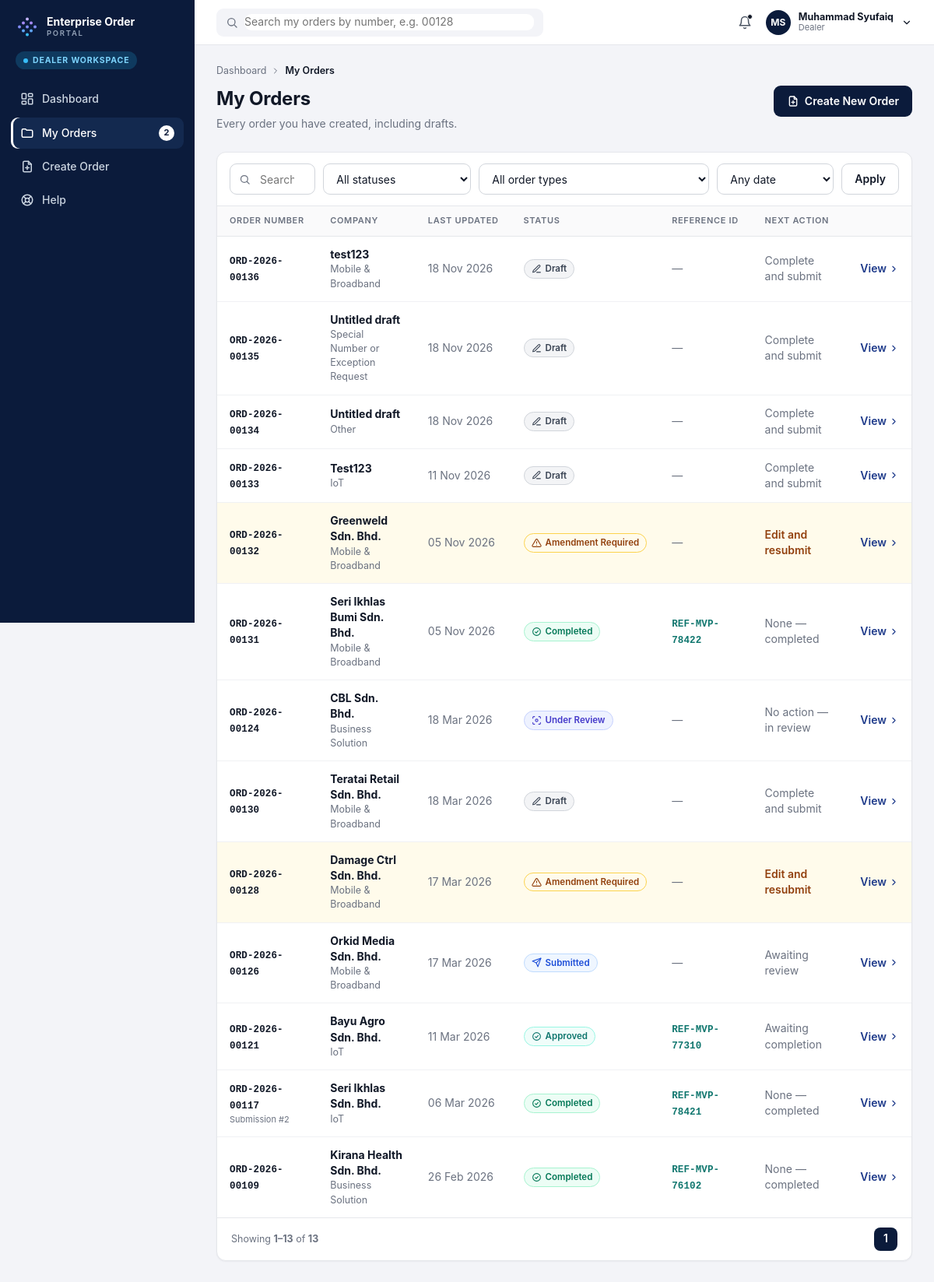
The page /dealer/orders (signed in) on the database its author committed.
### tables this page shows
CREATE TABLE users (
    id      INTEGER PRIMARY KEY AUTOINCREMENT,
    name    TEXT NOT NULL,
    short_name TEXT NOT NULL,          -- how we greet them: 'Syufaiq'
    email   TEXT NOT NULL UNIQUE,
    role    TEXT NOT NULL,            -- 'dealer', 'processor' or 'admin'
    team    TEXT,
    region  TEXT,
    status  TEXT DEFAULT 'Active',
    last_active TEXT
);

CREATE TABLE orders (
    id                  INTEGER PRIMARY KEY AUTOINCREMENT,
    order_number        TEXT NOT NULL UNIQUE,      -- e.g. ORD-2026-00128
    dealer_id           INTEGER NOT NULL REFERENCES users(id),
    status              TEXT NOT NULL,
    order_type          TEXT,                      -- e.g. Mobile & Broadband (empty in a new draft)
    registration_type   TEXT,                      -- e.g. New Connection
    customer_type       TEXT DEFAULT 'Corporate Account',  -- or Corporate Individual
    created_at          TEXT NOT NULL,             -- 'YYYY-MM-DD HH:MM'
    updated_at          TEXT NOT NULL,
    submitted_at        TEXT,
    reference_id        TEXT,
    submissions         INTEGER NOT NULL DEFAULT 0,
    amendment_cycles    INTEGER NOT NULL DEFAULT 0,
    other_requirements  TEXT,

    -- Customer information
    company_name        TEXT,                      -- empty until step 2 is filled in
    brn                 TEXT,                      -- new business registration no.
    old_brn             TEXT,
    tin                 TEXT,                      -- tax identification no.
    sst_no              TEXT,
    existing_account_no TEXT,
    address             TEXT,
    city                TEXT,
    postcode            TEXT,
    contact_name        TEXT,
    contact_id_no       TEXT,
    contact_designation TEXT,
    contact_phone       TEXT,
    contact_email       TEXT,

    -- Internal processing information
    partner_name        TEXT,
    channel             TEXT,
    region              TEXT,
    account_manager     TEXT,
    customer_category   TEXT,
    site_contact_name   TEXT,
    site_contact_number TEXT,
    device_model        TEXT,
    device_quantity     INTEGER,
    service_address     TEXT,
    installation_address TEXT,
    internal_notes      TEXT,

    -- Amendment (only filled when a Processor returns the order)
    amendment_category  TEXT,
    amendment_reason    TEXT,
    amendment_sections  TEXT,                      -- comma separated
    amendment_by        TEXT,
    amendment_at        TEXT,
    amendment_due       TEXT,

    -- Approval / completion
    approved_by         TEXT,
    approved_at         TEXT,
    completed_by        TEXT,
    completed_at        TEXT
);

### portal/dealer.py (the view)
@bp.route("/orders")
@login_required("dealer")
def orders():
    q = request.args.get("q", "").strip()
    status = request.args.get("status", "")
    order_type = request.args.get("type", "")
    date_range = request.args.get("date", "")
    sql = "SELECT * FROM orders WHERE dealer_id = ?"
    params = [g.user["id"]]
    if q:
        sql += " AND (order_number LIKE ? OR company_name LIKE ?)"
        params += [f"%{q}%", f"%{q}%"]
    if status in C.STATUSES:
        sql += " AND status = ?"
        params.append(status)
    if order_type in C.ORDER_TYPES:
        sql += " AND order_type = ?"
        params.append(order_type)
    now = datetime.now()
    since = {
        "today": now.replace(hour=0, minute=0),
        "7": now - timedelta(days=7),
        "30": now - timedelta(days=30),
        "year": now.replace(month=1, day=1, hour=0, minute=0),
    }.get(date_range)
    if since:
        sql += " AND updated_at >= ?"
        params.append(since.strftime("%Y-%m-%d %H:%M"))
    sql += " ORDER BY updated_at DESC"
    rows = get_db().execute(sql, params).fetchall()
    return render_template(
        "dealer/orders.html", active="orders", orders=rows,
        q=q, status=status, order_type=order_type, date_range=date_range,
    )

### portal/auth.py (called while the page is built)
@bp.before_app_request
def load_logged_in_user():
    user_id = session.get("user_id")
    if user_id is None:
        g.user = None
    else:
        g.user = get_db().execute(
            "SELECT * FROM users WHERE id = ?", (user_id,)
        ).fetchone()

def login_required(*roles):
    def decorator(view):
        @functools.wraps(view)
        def wrapped(**kwargs):
            if g.user is None:
                return redirect(url_for("auth.login"))
            if roles and g.user["role"] not in roles:
                abort(403)  # signed in, but this page is for another role
            return view(**kwargs)
        return wrapped
    return decorator

### portal/db.py (called while the page is built)
def get_db():
    if "db" not in g:
        g.db = sqlite3.connect(current_app.config["DATABASE"])
        g.db.row_factory = sqlite3.Row
    return g.db

### portal/helpers.py (called while the page is built, shortened)
def _parse(value):
    if isinstance(value, datetime):
        return value
    return datetime.strptime(value, DT_FORMAT)

def fmt_date(value):
    if not value:
        return "—"
    d = _parse(value if len(value) > 10 else value + " 00:00")
    return f"{d.day:02d} {d:%b %Y}"

def slug(value):
    return value.lower().replace(" ", "-")

def initials(name):
    parts = name.split()
    return (parts[0][0] + parts[-1][0]).upper() if parts else "?"

def nav_for(user, db):
    role = user["role"]
    if role == "dealer":
        amendments = db.execute(
            "SELECT COUNT(*) FROM orders WHERE dealer_id = ? AND status = 'Amendment Required'",
            (user["id"],)).fetchone()[0]
        return [
            ("dashboard", "Dashboard", "dashboard", url_for("dealer.dashboard"), None),
            ("orders", "My Orders", "folder", url_for("dealer.orders"), amendments or None),
            ("create", "Create Order", "file-plus", url_for("wizard.create"), None),
            ("help", "Help", "help", url_for("dealer.help"), None),
        ]

def init_app(app):
    app.jinja_env.filters.update(
        date=fmt_date, time=fmt_time, dt=fmt_datetime, money=fmt_money,
        mask_id=mask_id, mask_brn=mask_brn, mask_account=mask_account,
        slug=slug, csv=split_csv, initials=initials,
    )
    @app.context_processor
    def inject_globals():
        from .db import get_db
        user = getattr(g, "user", None)
        data = dict(C=C, current_user=user, nav_items=[], workspace_label="")
        if user is not None:
            data["nav_items"] = nav_for(user, get_db())
            data["workspace_label"] = WORKSPACE_LABEL[user["role"]]
        return data

### portal/templates/dealer/orders.html (shortened to what this page needs)
{% extends "base.html" %}
{% from "_macros.html" import icon, status_pill %}
{% block content %}
<nav class="breadcrumb">
  <a href="{{ url_for('dealer.dashboard') }}">Dashboard</a> {{ icon('chevron-right', 12) }} <b>My Orders</b>
</nav>
<div class="page-head">
  <div>
    <h1>My Orders</h1>
    <p class="muted">Every order you have created, including drafts.</p>
  </div>
  <a class="btn btn-primary" href="{{ url_for('wizard.create') }}">{{ icon('file-plus', 16) }} Create New Order</a>
</div>
<section class="card">
  <form class="filters" method="get" action="{{ url_for('dealer.orders') }}">
    <div class="input-icon grow">
      <input type="search" name="q" value="{{ q }}" placeholder="Search order number or company">
    </div>
    <select name="status" onchange="this.form.submit()">
      <option value="">All statuses</option>
    </select>
    <select name="type" onchange="this.form.submit()">
      <option value="">All order types</option>
    </select>
    <select name="date" onchange="this.form.submit()">
      <option value="">Any date</option>
    </select>
    <button class="btn btn-outline" type="submit">Apply</button>
  </form>
  <div class="table-scroll">
    <table class="table">
      <thead>
        <tr>
          <th>Order number</th><th>Company</th><th>Last updated</th>
          <th>Status</th><th>Reference ID</th><th>Next action</th><th></th>
        </tr>
      </thead>
      <tbody>
        {% for o in orders %}
        <tr class="{% if o.status == 'Amendment Required' %}row-amend{% endif %}">
          <td>
            <span class="mono">{{ o.order_number }}</span>
            {% if o.submissions > 1 %}<div class="muted tiny">Submission #{{ o.submissions }}</div>{% endif %}
          </td>
          <td><b>{{ o.company_name or 'Untitled draft' }}</b><div class="muted small">{{ o.order_type or 'Order type not chosen' }}</div></td>
          <td class="muted">{{ o.updated_at|date }}</td>
          <td>{{ status_pill(o.status) }}</td>
          <td>{% if o.reference_id %}<span class="mono ref">{{ o.reference_id }}</span>{% else %}<span class="muted">&mdash;</span>{% endif %}</td>
          <td class="{{ 'next-action' if o.status == 'Amendment Required' else 'muted' }}">{{ C.DEALER_NEXT_ACTION[o.status] }}</td>
          <td class="right"><a class="link-strong" href="{{ url_for('dealer.order_detail', order_number=o.order_number) }}">View {{ icon('chevron-right', 13) }}</a></td>
        </tr>
        {% else %}
        <tr><td colspan="7" class="muted center pad">No orders match your filters.</td></tr>
        {% endfor %}
      </tbody>
    </table>
  </div>
  <div class="table-foot">
    <span class="muted small">Showing {% if orders %}<b>1&ndash;{{ orders|length }}</b>{% else %}<b>0</b>{% endif %} of <b>{{ orders|length }}</b></span>
    <span class="pager"><span class="page-btn active">1</span></span>
  </div>
</section>
{% endblock %}

### portal/templates/base.html (shortened to what this page needs)
<!doctype html>
{% from "_macros.html" import icon, logo %}
<html lang="en">
<head>
  <link rel="stylesheet" href="{{ url_for('static', filename='css/app.css') }}">
</head>
<body>
{% block body %}
<div class="app">
  <aside class="sidebar">
    <a class="brand" href="{{ url_for('auth.index') }}">
      {{ logo(30) }}
      <span class="brand-text"><b>Enterprise Order</b><small>PORTAL</small></span>
    </a>
    <div class="workspace-badge"><span class="dot"></span>{{ workspace_label }}</div>
    <nav class="nav">
      {% for key, label, icon_name, url, badge in nav_items %}
      <a class="nav-item {% if key == active %}active{% endif %}" href="{{ url }}">
        {{ icon(icon_name, 18) }}<span>{{ label }}</span>
        {% if badge %}<span class="nav-badge">{{ badge }}</span>{% endif %}
      </a>
      {% endfor %}
    </nav>
  </aside>
  <div class="main">
    <header class="topbar">
      {% if current_user.role == 'dealer' %}
      <form class="search" action="{{ url_for('dealer.search') }}" method="get" role="search">
        {{ icon('search', 16) }}
        <input type="search" name="q" placeholder="Search my orders by number, e.g. 00128" aria-label="Search orders">
      </form>
      {% else %}
      <div class="search">
        {{ icon('search', 16) }}
        <input type="search" placeholder="Search orders by number, e.g. 00128" disabled aria-label="Search orders">
      </div>
      {% endif %}
      <div class="topbar-right">
        <span class="bell">{{ icon('bell', 18) }}<i class="bell-dot"></i></span>
        <details class="user-menu">
          <summary>
            <span class="avatar">{{ current_user.name|initials }}</span>
            <span class="user-text"><b>{{ current_user.name }}</b><small>{{ current_user.role|capitalize }}</small></span>
            {{ icon('chevron-down', 14) }}
          </summary>
        </details>
      </div>
    </header>
    <main class="content">
      {% block content %}{% endblock %}
    </main>
  </div>
</div>
{% endblock %}
</body>
</html>

### portal/templates/_macros.html (shortened to what this page needs)
{% macro icon(name, size=16) -%}
<svg class="icon" width="{{ size }}" height="{{ size }}" viewBox="0 0 24 24" fill="none" stroke="currentColor" stroke-width="2" stroke-linecap="round" stroke-linejoin="round" aria-hidden="true">{{ paths.get(name, '')|safe }}</svg>
{%- endmacro %}
{% macro status_pill(status) -%}
<span class="pill pill-{{ status|slug }}">{{ icon(status_icon_name(status)|trim, 13) }}{{ status }}</span>
{%- endmacro %}
{% macro logo(size=28) -%}
<svg width="{{ size }}" height="{{ size }}" viewBox="0 0 24 24" aria-hidden="true">
  <circle cx="12" cy="3.5" r="1.6" fill="#c4b5fd"/>
  <circle cx="8" cy="7.5" r="1.6" fill="#a78bfa"/><circle cx="16" cy="7.5" r="1.6" fill="#a78bfa"/>
  <circle cx="4" cy="11.5" r="1.6" fill="#818cf8"/><circle cx="12" cy="11.5" r="1.6" fill="#818cf8"/><circle cx="20" cy="11.5" r="1.6" fill="#818cf8"/>
  <circle cx="8" cy="15.5" r="1.6" fill="#60a5fa"/><circle cx="16" cy="15.5" r="1.6" fill="#60a5fa"/>
  <circle cx="12" cy="19.5" r="1.6" fill="#38bdf8"/>
</svg>
{%- endmacro %}

### rows shown on the page
users: name|initials "MS", name "Muhammad Syufaiq", role "Dealer"
orders: order_number "ORD-2026-00136", company_name "test123", order_type "Mobile & Broadband", updated_at "18 Nov 2026", status "Draft", status "Complete and submit", {{ size }} 13 (drawn)
orders: order_number "ORD-2026-00135", company_name "Untitled draft", order_type "Special Number or Exception Request", updated_at "18 Nov 2026", status "Draft", status "Complete and submit", {{ size }} 13 (drawn)
orders: order_number "ORD-2026-00134", company_name "Untitled draft", order_type "Other", updated_at "18 Nov 2026", status "Draft", status "Complete and submit", {{ size }} 13 (drawn)
orders: order_number "ORD-2026-00133", company_name "Test123", order_type "IoT", updated_at "11 Nov 2026", status "Draft", status "Complete and submit", {{ size }} 13 (drawn)
orders: order_number "ORD-2026-00132", company_name "Greenweld Sdn. Bhd.", order_type "Mobile & Broadband", updated_at "05 Nov 2026", status "Amendment Required", status "Edit and resubmit", {{ size }} 13 (drawn)
orders: order_number "ORD-2026-00131", company_name "Seri Ikhlas Bumi Sdn. Bhd.", order_type "Mobile & Broadband", updated_at "05 Nov 2026", status "Completed", reference_id "REF-MVP-78422", status "None — completed", {{ size }} 13 (drawn)
orders: order_number "ORD-2026-00124", company_name "CBL Sdn. Bhd.", order_type "Business Solution", updated_at "18 Mar 2026", status "Under Review", status "No action — in review", {{ size }} 13 (drawn)
orders: order_number "ORD-2026-00130", company_name "Teratai Retail Sdn. Bhd.", order_type "Mobile & Broadband", updated_at "18 Mar 2026", status "Draft", status "Complete and submit", {{ size }} 13 (drawn)
orders: order_number "ORD-2026-00128", company_name "Damage Ctrl Sdn. Bhd.", order_type "Mobile & Broadband", updated_at "17 Mar 2026", status "Amendment Required", status "Edit and resubmit", {{ size }} 13 (drawn)
orders: order_number "ORD-2026-00126", company_name "Orkid Media Sdn. Bhd.", order_type "Mobile & Broadband", updated_at "17 Mar 2026", status "Submitted", status "Awaiting review", {{ size }} 13 (drawn)
orders: order_number "ORD-2026-00121", company_name "Bayu Agro Sdn. Bhd.", order_type "IoT", updated_at "11 Mar 2026", status "Approved", reference_id "REF-MVP-77310", status "Awaiting completion", {{ size }} 13 (drawn)
orders: order_number "ORD-2026-00117", submissions "2", company_name "Seri Ikhlas Sdn. Bhd.", order_type "IoT", updated_at "06 Mar 2026", status "Completed", reference_id "REF-MVP-78421", status "None — completed", {{ size }} 13 (drawn)
orders: order_number "ORD-2026-00109", company_name "Kirana Health Sdn. Bhd.", order_type "Business Solution", updated_at "26 Feb 2026", status "Completed", reference_id "REF-MVP-76102", status "None — completed", {{ size }} 13 (drawn)

### other values the page prints
{{ workspace_label }} "DEALER WORKSPACE"
{{ label }} "Dashboard" "My Orders" "Create Order" "Help"
{{ badge }} "2"
{{ orders|length }} "13"
